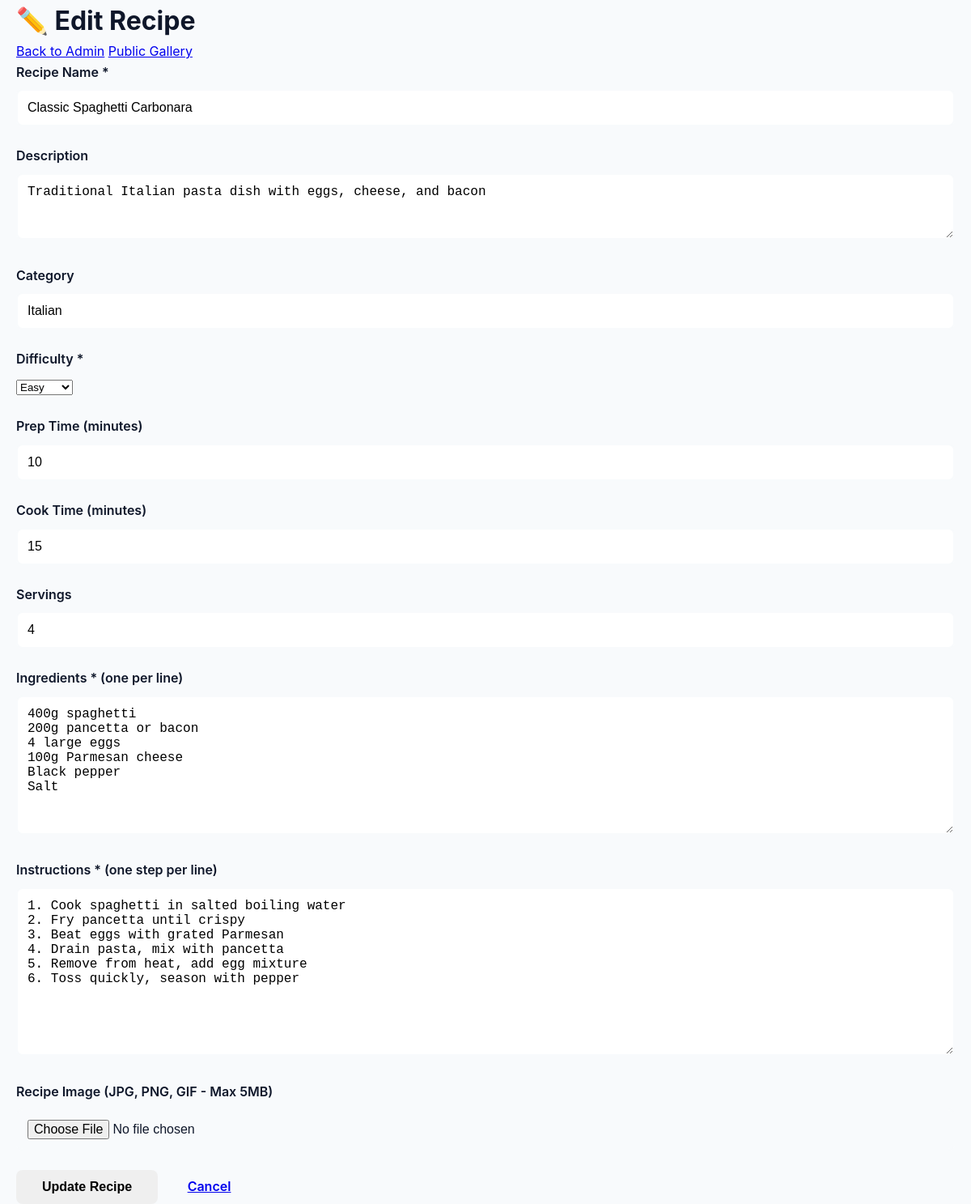
Page /example-recipe-docker-app/src/admin/upload.php?id=1 (signed in) on the committed database.
### tables this page shows
CREATE TABLE IF NOT EXISTS recipes (
    id INT AUTO_INCREMENT PRIMARY KEY,
    name VARCHAR(200) NOT NULL,
    description TEXT,
    ingredients TEXT NOT NULL,
    instructions TEXT NOT NULL,
    prep_time INT,   
    cook_time INT,   
    servings INT DEFAULT 1,
    difficulty ENUM('easy', 'medium', 'hard') DEFAULT 'medium',
    category VARCHAR(50),
    image_key VARCHAR(255),   
    image_url TEXT,   
    created_at TIMESTAMP DEFAULT CURRENT_TIMESTAMP,
    updated_at TIMESTAMP DEFAULT CURRENT_TIMESTAMP ON UPDATE CURRENT_TIMESTAMP,
    INDEX idx_category (category),
    INDEX idx_difficulty (difficulty),
    INDEX idx_created (created_at)
);

### example-recipe-docker-app/src/admin/upload.php (the view, shortened to what this page needs)
<?php
$pdo = getDatabaseConnection();
$recipe = null;
$isEdit = false;
if (isset($_GET['id'])) {
    $stmt = $pdo->prepare('SELECT * FROM recipes WHERE id = ?');
    $stmt->execute([$_GET['id']]);
    $recipe = $stmt->fetch();
    $isEdit = true;
}
?>
<!DOCTYPE html>
<html lang="en">
<head>
    <link rel="stylesheet" href="/assets/css/style.css">
</head>
<body>
    <header>
        <div class="container">
            <h1><?php echo $isEdit ? '✏️ Edit' : '➕ Add'; ?> Recipe</h1>
            <nav>
                <a href="/admin/">Back to Admin</a>
                <a href="/">Public Gallery</a>
            </nav>
        </div>
    </header>
    <main class="container">
        <form method="POST" enctype="multipart/form-data" class="recipe-form">
            <div class="form-group">
                <label>Recipe Name *</label>
                <input type="text" name="name" required value="<?php echo htmlspecialchars($recipe['name'] ?? ''); ?>">
            </div>
            <div class="form-group">
                <label>Description</label>
                <textarea name="description" rows="3"><?php echo htmlspecialchars($recipe['description'] ?? ''); ?></textarea>
            </div>
            <div class="form-row">
                <div class="form-group">
                    <label>Category</label>
                    <input type="text" name="category" value="<?php echo htmlspecialchars($recipe['category'] ?? ''); ?>" placeholder="e.g., Italian, Dessert">
                </div>
                <div class="form-group">
                    <label>Difficulty *</label>
                    <select name="difficulty" required>
                        <option value="easy" <?php echo ($recipe['difficulty'] ?? '') === 'easy' ? 'selected' : ''; ?>>Easy</option>
                    </select>
                </div>
            </div>
            <div class="form-row">
                <div class="form-group">
                    <label>Prep Time (minutes)</label>
                    <input type="number" name="prep_time" value="<?php echo $recipe['prep_time'] ?? ''; ?>">
                </div>
                <div class="form-group">
                    <label>Cook Time (minutes)</label>
                    <input type="number" name="cook_time" value="<?php echo $recipe['cook_time'] ?? ''; ?>">
                </div>
                <div class="form-group">
                    <label>Servings</label>
                    <input type="number" name="servings" value="<?php echo $recipe['servings'] ?? '1'; ?>">
                </div>
            </div>
            <div class="form-group">
                <label>Ingredients * (one per line)</label>
                <textarea name="ingredients" rows="8" required><?php echo htmlspecialchars($recipe['ingredients'] ?? ''); ?></textarea>
            </div>
            <div class="form-group">
                <label>Instructions * (one step per line)</label>
                <textarea name="instructions" rows="10" required><?php echo htmlspecialchars($recipe['instructions'] ?? ''); ?></textarea>
            </div>
            <div class="form-group">
                <label>Recipe Image (JPG, PNG, GIF - Max 5MB)</label>
                <input type="file" name="image" accept="image/*">
            </div>
            <div class="form-actions">
                <button type="submit" class="btn btn-success"><?php echo $isEdit ? 'Update' : 'Create'; ?> Recipe</button>
                <a href="/admin/" class="btn">Cancel</a>
            </div>
        </form>
    </main>
</body>
</html>

### example-nginx-app/assets/css/style.css (style rules this page uses)
* { margin: 0; padding: 0; box-sizing: border-box; }
:root { --primary-color: #2563eb; --secondary-color: #7c3aed; --dark-bg: #1e293b; --light-bg: #f8fafc; --text-dark: #0f172a; --text-light: #64748b; --success: #10b981; --warning: #f59e0b; --danger: #ef4444; }
body { font-family: -apple-system, BlinkMacSystemFont, 'Segoe UI', Roboto, Oxygen, Ubuntu, Cantarell, sans-serif; line-height: 1.6; color: var(--text-dark); background: var(--light-bg); }
.container { max-width: 1200px; margin: 0 auto; padding: 0 20px; }
.btn { padding: 0.75rem 2rem; border: none; border-radius: 8px; font-size: 1rem; font-weight: 600; cursor: pointer; transition: all 0.3s; }
.form-group { margin-bottom: 1.5rem; }
.form-group label { display: block; margin-bottom: 0.5rem; font-weight: 600; color: var(--text-dark); }
.form-group input, .form-group textarea { width: 100%; padding: 0.75rem; border: 2px solid var(--light-bg); border-radius: 8px; font-size: 1rem; transition: border-color 0.3s; }

### rows in the picture
recipes: name "Classic Spaghetti Carbonara", description "Traditional Italian pasta dish with eggs, cheese, and bacon", category "Italian", difficulty "Easy", prep_time "10", cook_time "15", servings "4", ingredients "400g spaghetti 200g pancetta or bacon 4 large eggs 100g Parmesan cheese Black pepper Salt", instructions "1. Cook spaghetti in salted boiling water 2. Fry pancetta until crispy 3. Beat eggs with grated Parmesan 4. Drain pasta, mix with pancetta 5. Remove from heat, add egg mixture 6. Toss quickly, season with pepper"
